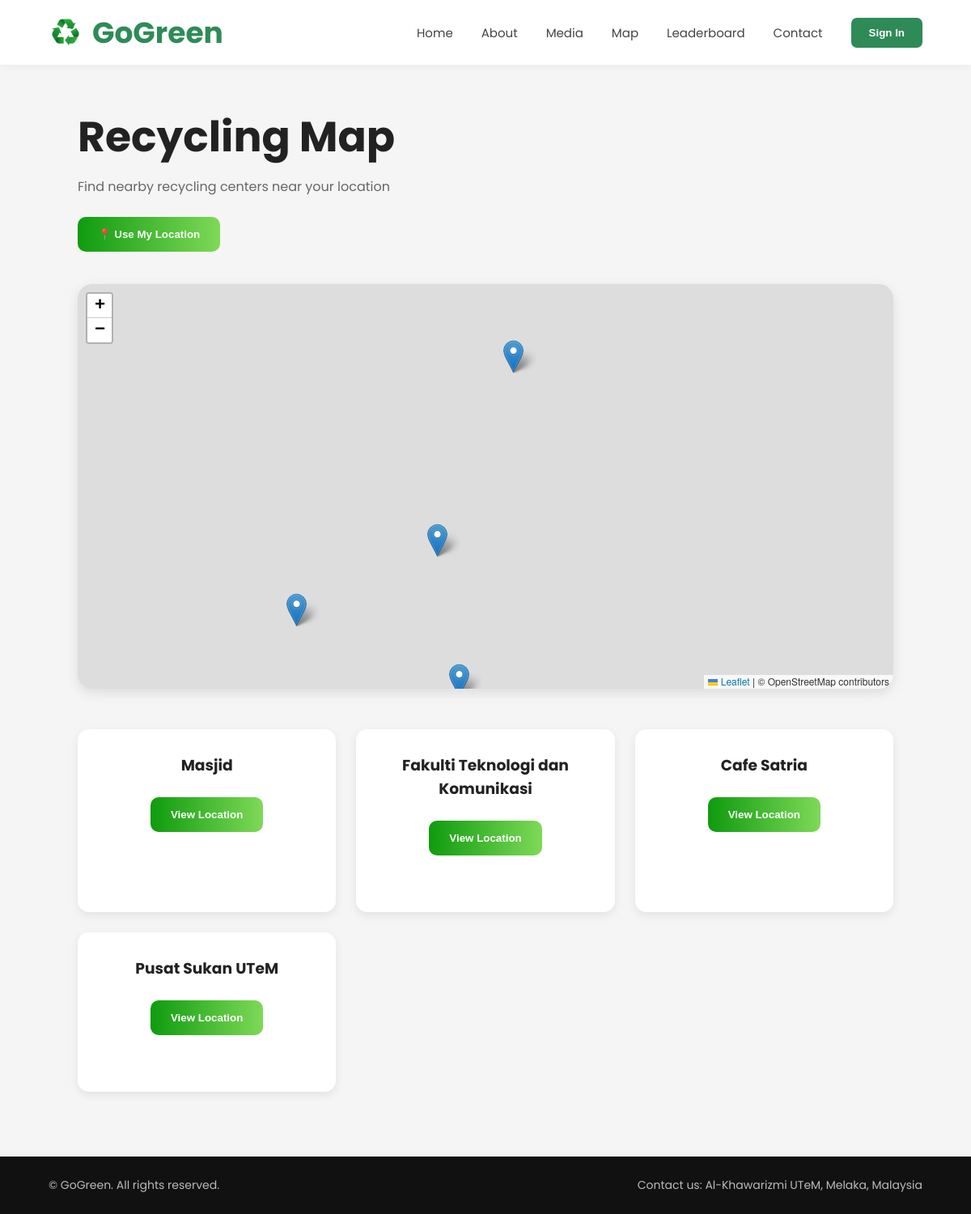
The app's page /Public/map.php with its own data.
### tables this page shows
CREATE TABLE `bins` (
  `id` int(11) NOT NULL,
  `bin_name` varchar(100) NOT NULL,
  `latitude` decimal(10,8) DEFAULT NULL,
  `longitude` decimal(11,8) DEFAULT NULL,
  `address` text DEFAULT NULL,
  `bin_type` varchar(100) DEFAULT NULL,
  `status` enum('active','inactive','full') DEFAULT 'active',
  `created_at` timestamp NOT NULL DEFAULT current_timestamp()
);

### Public/map.php (the view, shortened to what this page needs)
<?php
include "../config/database.php";
$bins = mysqli_query(
    $conn,
    "SELECT * FROM bins ORDER BY id DESC"
);
?>
<!DOCTYPE html>
<html lang="en">
<head>
  <link
    rel="stylesheet"
    href="https://unpkg.com/leaflet@1.9.4/dist/leaflet.css"
  />
  <link rel="stylesheet" href="assets/css/map.css">
</head>
<body>
  <header>
    <div class="logo">
      <img src="image/recycle_imag.png" alt="Logo">
      <span>GoGreen</span>
    </div>
    <nav id="navMenu">
      <a href="index.php">Home</a>
      <a href="about.php">About</a>
      <a href="media.php">Media</a>
      <a href="map.php">Map</a>
      <a href="leaderboard.php">Leaderboard</a>
      <a href="contactus.php">Contact</a>
      <button class="sign-btn" onclick="window.location.href='login.php'">
        Sign In
      </button>
    </nav>
  </header>
  <section class="map-section">
    <h1>
      Recycling Map
    </h1>
    <p>
      Find nearby recycling centers near your location
    </p>
    <button class="location-btn" onclick="getLocation()">
      📍 Use My Location
    </button>
    <div id="map"></div>
    <div class="location-container">
<?php
while($bin = mysqli_fetch_assoc($bins)){
?>
    <div class="location-card">
        <h3>
            <?php echo $bin['bin_name']; ?>
        </h3>
        <button
        class="location-btn"
        onclick="focusBin(
            <?php echo $bin['latitude']; ?>,
            <?php echo $bin['longitude']; ?>
        )">
            View Location
        </button>
    </div>
<?php
}
?>
</div>
  </section>
  <footer>
      <p class="left-footer">
    © GoGreen. All rights reserved.
  </p>
  <p class="right-footer">
    Contact us: Al-Khawarizmi UTeM, Melaka, Malaysia
  </p>
  </footer>
</body>
</html>

### Public/assets/css/map.css (style rules this page uses)
* { margin:0; padding:0; box-sizing:border-box; }
body { font-family:"Poppins", sans-serif; background:#f5f5f5; color:#222; }
header { width:100%; height:80px; background:white; display:flex; justify-content:space-between; align-items:center; padding:0 60px; position:fixed; top:0; left:0; z-index:1000; box-shadow:0 2px 10px rgba(0,0,0,0.05); }
.logo { display:flex; align-items:center; gap:12px; font-size:36px; font-weight:700; color:#2e8b57; }
.logo img { width:42px; height:42px; object-fit:contain; }
nav { display:flex; align-items:center; gap:35px; }
nav a { text-decoration:none; color:#444; font-size:15px; transition:0.3s; }
.sign-btn { border:none; background:#2e8b57; color:white; padding:11px 22px; border-radius:7px; cursor:pointer; font-weight:600; transition:0.3s; }
.map-section { padding:130px 8% 80px; }
.map-section h1 { font-size:52px; margin-bottom:10px; }
.map-section p { color:#666; margin-bottom:25px; }
.location-btn { padding:14px 25px; border:none; border-radius:10px; background:linear-gradient(to right,#0f9b0f,#7ed957); color:white; font-weight:600; cursor:pointer; margin-bottom:40px; }
#map { width:100%; height:500px; border-radius:18px; margin-bottom:50px; box-shadow:0 5px 15px rgba(0,0,0,0.1); }
.location-container { display:grid; grid-template-columns:repeat(auto-fit,minmax(250px,1fr)); gap:25px; }
.location-card { background:white; padding:30px; border-radius:14px; text-align:center; box-shadow:0 4px 12px rgba(0,0,0,0.08); }
.location-card h3 { margin-bottom:15px; }
footer { background:#111; color:#bbb; display:flex; justify-content:space-between; align-items:center; padding:25px 60px; font-size:14px; flex-wrap:wrap; gap:10px; }
.left-footer { text-align:left; }
.right-footer { text-align:right; }

### records on screen
bins: bin_name "Masjid"
bins: bin_name "Fakulti Teknologi dan Komunikasi"
bins: bin_name "Cafe Satria"
bins: bin_name "Pusat Sukan UTeM"
